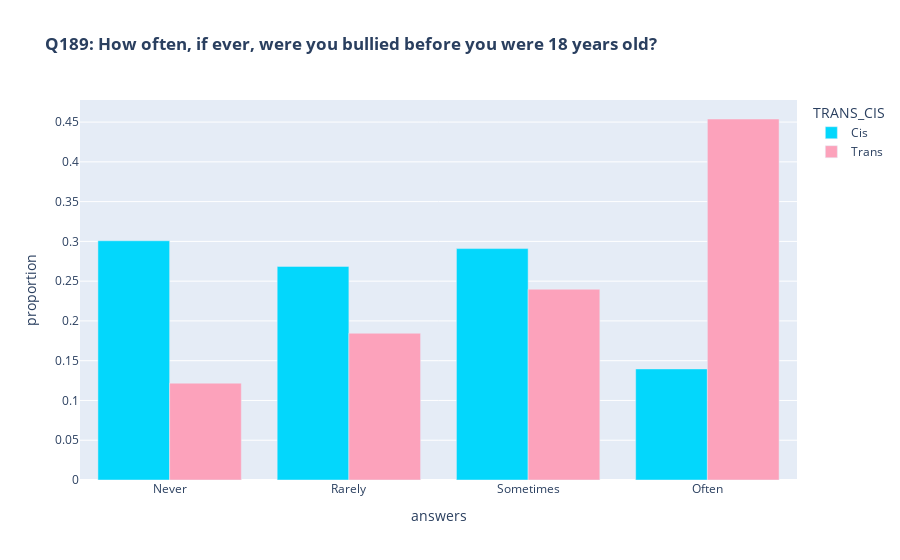

Here is the notebook cell this chart was saved with:
### Code cell
q189_graph = px.bar(
    q189melt, x='Q189', y='value', 
    color='TRANS_CIS', 
    barmode='group', 
    color_discrete_sequence=['#03d7fc', '#fca2bb'],
    title='<b>Q189: How often, if ever, were you bullied before you were 18 years old?</b>'
)
q189_graph.update_yaxes(
    title='proportion'
)
q189_graph.update_xaxes(
    title='answers'
)
q189_graph.show()

### Figure 1 — Plotly figure (JSON) as saved in the notebook; plotly's stock layout.template omitted (floating-point values rounded to 4 significant figures)
{"data": [{"alignmentgroup": "True", "hovertemplate": "TRANS_CIS=Cis<br>Q189=%{x}<br>value=%{y}<extra></extra>", "legendgroup": "Cis", "marker": {"color": "#03d7fc", "pattern": {"shape": ""}}, "name": "Cis", "offsetgroup": "Cis", "orientation": "v", "showlegend": true, "textposition": "auto", "type": "bar", "x": ["Never", "Rarely", "Sometimes", "Often"], "xaxis": "x", "y": [0.3008, 0.2686, 0.291, 0.1397], "yaxis": "y"}, {"alignmentgroup": "True", "hovertemplate": "TRANS_CIS=Trans<br>Q189=%{x}<br>value=%{y}<extra></extra>", "legendgroup": "Trans", "marker": {"color": "#fca2bb", "pattern": {"shape": ""}}, "name": "Trans", "offsetgroup": "Trans", "orientation": "v", "showlegend": true, "textposition": "auto", "type": "bar", "x": ["Never", "Rarely", "Sometimes", "Often"], "xaxis": "x", "y": [0.1218, 0.1845, 0.2399, 0.4539], "yaxis": "y"}], "layout": {"barmode": "group", "legend": {"title": {"text": "TRANS_CIS"}, "tracegroupgap": 0}, "title": {"text": "<b>Q189: How often, if ever, were you bullied before you were 18 years old?</b>"}, "xaxis": {"anchor": "y", "domain": [0, 1], "title": {"text": "answers"}}, "yaxis": {"anchor": "x", "domain": [0, 1], "title": {"text": "proportion"}}}}
